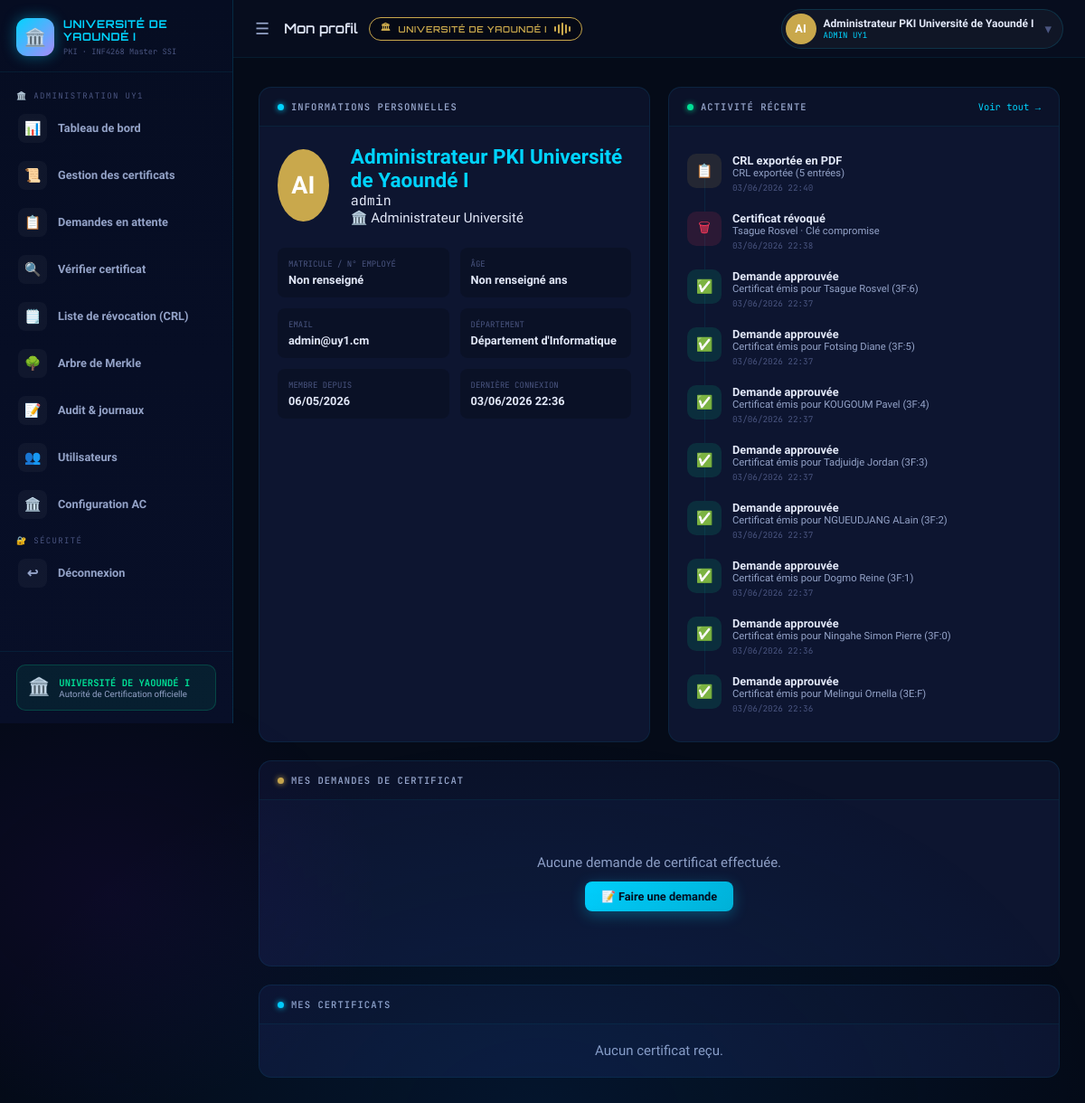
Screenshot of /profile (signed in) with the database file from the repository.
### modules/models.py (models this page shows, shortened)
class User(UserMixin, db.Model):
    __tablename__ = 'users'
    id            = db.Column(db.Integer, primary_key=True)
    username      = db.Column(db.String(64), unique=True, nullable=False)
    email         = db.Column(db.String(120), unique=True, nullable=False)
    full_name     = db.Column(db.String(128), default='')
    matricule     = db.Column(db.String(50), default='')
    age           = db.Column(db.Integer, default=0)
    department    = db.Column(db.String(128), default='')
    status_type   = db.Column(db.String(30), default='etudiant')
    password_hash = db.Column(db.String(256), nullable=False)
    role          = db.Column(db.String(20), default='user')
    avatar_color  = db.Column(db.String(20), default='#00d4ff')
    created_at    = db.Column(db.DateTime, default=datetime.utcnow)
    last_login    = db.Column(db.DateTime, nullable=True)
    certificates  = db.relationship('Certificate', backref='owner', lazy=True)
    logs          = db.relationship('AuditLog', backref='user_ref', lazy=True)
    requests      = db.relationship('CertificateRequest',
                                   foreign_keys='CertificateRequest.user_id',
                                   backref='requester', lazy=True)
    def is_admin(self):
        return self.role == 'admin'
    def display_name(self):
        return self.full_name if self.full_name else self.username
    def initials(self):
        n = self.display_name()
        parts = n.split()
        if len(parts) >= 2:
            return (parts[0][0] + parts[-1][0]).upper()
        return n[:2].upper()

class AuditLog(db.Model):
    __tablename__ = 'audit_logs'
    id         = db.Column(db.Integer, primary_key=True)
    action     = db.Column(db.String(64))
    icon       = db.Column(db.String(10), default='📋')
    color      = db.Column(db.String(20), default='#00d4ff')
    title      = db.Column(db.String(128), default='')
    details    = db.Column(db.Text, default='')
    username   = db.Column(db.String(64), default='')
    user_id    = db.Column(db.Integer, db.ForeignKey('users.id'), nullable=True)
    created_at = db.Column(db.DateTime, default=datetime.utcnow)

### app.py (the view)
@app.route('/profile')
@login_required
def profile():
    my_certs = Certificate.query.filter_by(user_id=current_user.id).order_by(Certificate.issued_at.desc()).all()
    my_requests = CertificateRequest.query.filter_by(user_id=current_user.id).order_by(CertificateRequest.created_at.desc()).all()
    my_logs  = AuditLog.query.filter_by(user_id=current_user.id).order_by(AuditLog.created_at.desc()).limit(20).all()
    return render_template('profile.html', my_certs=my_certs, my_requests=my_requests, my_logs=my_logs)

### app.py (called while the page is built)
@login_manager.user_loader
def load_user(uid):
    return db.session.get(User, int(uid))

def get_ca():
    return AuthorityCA.query.first()

def expiring_soon(days=30):
    limit = datetime.now(timezone.utc) + timedelta(days=days)
    return Certificate.query.filter(Certificate.status=='VALID', Certificate.expires_at!=None, Certificate.expires_at<=limit).count()

@app.context_processor
def inject_globals():
    ca = get_ca()
    notif_count = expiring_soon(30) if ca else 0
    pending_count = CertificateRequest.query.filter_by(status='PENDING').count() if ca and current_user.is_authenticated and current_user.is_admin() else 0
    return dict(
        ca_exists=bool(ca),
        notif_count=notif_count,
        pending_count=pending_count,
        reasons_labels=REASONS_LABELS,
        university_name="Université de Yaoundé I"
    )

### templates/profile.html (shortened to what this page needs)
{% extends "base.html" %}
{% block page_title %}Mon profil{% endblock %}
{% block content %}
<div class="grid-2">
  <div class="card">
    <div class="card-header">
      <div class="card-title">
        <span class="dot dot-cyan"></span>
        INFORMATIONS PERSONNELLES
      </div>
    </div>
    <div class="card-body">
      <div style="display: flex; align-items: center; gap: 24px; margin-bottom: 24px;">
        <div class="user-avatar" style="width: 80px; height: 80px; font-size: 1.8rem; background: {{ current_user.avatar_color }};">{{ current_user.initials() }}</div>
        <div>
          <h2 style="color: var(--cyan);">{{ current_user.full_name }}</h2>
          <p class="mono">{{ current_user.username }}</p>
          <p>{% if current_user.is_admin() %}🏛️ Administrateur Université{% else %}{{ current_user.get_status_label() }}{% endif %}</p>
        </div>
      </div>
      <div class="info-row">
        <div class="info-item">
          <div class="info-item-label">Matricule / N° Employé</div>
          <div class="info-item-value">{{ current_user.matricule or "Non renseigné" }}</div>
        </div>
        <div class="info-item">
          <div class="info-item-label">Âge</div>
          <div class="info-item-value">{{ current_user.age or "Non renseigné" }} ans</div>
        </div>
        <div class="info-item">
          <div class="info-item-label">Email</div>
          <div class="info-item-value">{{ current_user.email }}</div>
        </div>
        <div class="info-item">
          <div class="info-item-label">Département</div>
          <div class="info-item-value">{{ current_user.department or "Non renseigné" }}</div>
        </div>
        <div class="info-item">
          <div class="info-item-label">Membre depuis</div>
          <div class="info-item-value">{{ current_user.created_at.strftime('%d/%m/%Y') }}</div>
        </div>
        <div class="info-item">
          <div class="info-item-label">Dernière connexion</div>
          <div class="info-item-value">{{ current_user.last_login.strftime('%d/%m/%Y %H:%M') if current_user.last_login else 'Première connexion' }}</div>
        </div>
      </div>
    </div>
  </div>
  <div class="card">
    <div class="card-header">
      <div class="card-title">
        <span class="dot dot-green"></span>
        ACTIVITÉ RÉCENTE
      </div>
      <a href="{{ url_for('audit') }}" class="card-link">Voir tout →</a>
    </div>
    <div class="card-body">
      <div class="audit-timeline">
        {% for log in my_logs[:10] %}
        <div class="audit-item">
          <div class="audit-dot" style="background: {{ log.color }}20; color: {{ log.color }};">
            {{ log.icon }}
          </div>
          <div class="audit-content">
            <div class="audit-title">{{ log.title }}</div>
            <div class="audit-detail">{{ log.details[:60] }}{% if log.details|length > 60 %}...{% endif %}</div>
            <div class="audit-meta">{{ log.created_at.strftime('%d/%m/%Y %H:%M') }}</div>
          </div>
        </div>
        {% else %}
        <div class="audit-item">
          <div class="audit-dot">📝</div>
          <div class="audit-content">Aucune activité récente.</div>
        </div>
        {% endfor %}
      </div>
    </div>
  </div>
</div>
<div class="card">
  <div class="card-header">
    <div class="card-title">
      <span class="dot dot-gold"></span>
      MES DEMANDES DE CERTIFICAT
    </div>
  </div>
  <div class="card-body">
    {% if my_requests %}
    <div class="table-wrap">
      <table>
        <thead>
          <tr><th>N° Demande</th><th>Date</th><th>Statut</th><th>Résultat</th></tr>
        </thead>
        <tbody>
          {% for req in my_requests %}
          <tr>
            <td class="mono">{{ req.request_number }}</td>
            <td>{{ req.created_at.strftime('%d/%m/%Y') }}</td>
            <td>{% set badge = req.get_status_badge() %}<span class="badge {{ badge[1] }}">{{ badge[0] }}</span></td>
            <td>
              {% if req.status == 'APPROVED' %}
              ✅ Certificat délivré
              {% elif req.status == 'REJECTED' %}
              ❌ {{ req.reject_reason[:50] }}
              {% else %}
              ⏳ En cours de traitement
              {% endif %}
            </td>
          </tr>
          {% endfor %}
        </tbody>
      </table>
    </div>
    {% else %}
    <div class="empty-state" style="text-align: center; padding: 40px;">
      <p style="color: var(--text2);">Aucune demande de certificat effectuée.</p>
      <a href="{{ url_for('request_certificate') }}" class="btn btn-cyan" style="margin-top: 12px;">📝 Faire une demande</a>
    </div>
    {% endif %}
  </div>
</div>
<div class="card">
  <div class="card-header">
    <div class="card-title">
      <span class="dot dot-cyan"></span>
      MES CERTIFICATS
    </div>
  </div>
  <div class="card-body">
    {% if my_certs %}
    <div class="table-wrap">
      <table>
        <thead>
          <tr><th>Certificat</th><th>Série</th><th>Expiration</th><th>Statut</th><th></th></tr>
        </thead>
        <tbody>
          {% for cert in my_certs %}
          <tr>
            <td><strong>{{ cert.common_name }}</strong></td>
            <td class="mono">{{ cert.serial_hex }}</td>
            <td>{% if cert.days_until_expiry() < 30 %}<span class="text-gold">⚠️ {% endif %}{{ cert.expires_at.strftime('%d/%m/%Y') if cert.expires_at else '-' }}{% if cert.days_until_expiry() < 30 %}</span>{% endif %}</td>
            <td>{% set badge = cert.status_badge() %}<span class="badge {{ badge[1] }}">{{ badge[0] }}</span></td>
            <td><a href="{{ url_for('download_cert', cert_id=cert.id) }}" class="btn btn-outline btn-sm">⬇️</a></td>
          </tr>
          {% endfor %}
        </tbody>
      </table>
    </div>
    {% else %}
    <p style="color: var(--text2); text-align: center;">Aucun certificat reçu.</p>
    {% endif %}
  </div>
</div>
{% endblock %}

### templates/base.html (shortened to what this page needs)
<!DOCTYPE html>
<html lang="fr">
<head>
  <link rel="stylesheet" href="{{ url_for('static', filename='css/style.css') }}">
</head>
<body>
{% if current_user.is_authenticated %}
<aside class="sidebar" id="sidebar">
  <div class="sidebar-logo">
    <div class="sidebar-logo-icon">🏛️</div>
    <div class="sidebar-logo-text">
      <h2>UNIVERSITÉ DE YAOUNDÉ I</h2>
      <p>PKI · INF4268 Master SSI</p>
    </div>
  </div>
  <nav class="sidebar-nav">
    {% if current_user.is_admin() %}
      <div class="nav-section">🏛️ Administration UY1</div>
      <a href="{{ url_for('dashboard_admin') }}" class="nav-link {% if request.endpoint=='dashboard_admin' %}active{% endif %}">
        <div class="nav-icon">📊</div> <span>Tableau de bord</span>
      </a>
      <a href="{{ url_for('certificates') }}" class="nav-link {% if request.endpoint=='certificates' %}active{% endif %}">
        <div class="nav-icon">📜</div> <span>Gestion des certificats</span>
      </a>
      <a href="{{ url_for('pending_requests') }}" class="nav-link {% if request.endpoint=='pending_requests' %}active{% endif %}">
        <div class="nav-icon">📋</div> <span>Demandes en attente</span>
      </a>
      <a href="{{ url_for('verify') }}" class="nav-link {% if request.endpoint=='verify' %}active{% endif %}">
        <div class="nav-icon">🔍</div> <span>Vérifier certificat</span>
      </a>
      <a href="{{ url_for('view_crl') }}" class="nav-link {% if request.endpoint=='view_crl' %}active{% endif %}">
        <div class="nav-icon">🗒️</div> <span>Liste de révocation (CRL)</span>
      </a>
      <a href="{{ url_for('merkle_dashboard') }}" class="nav-link {% if request.endpoint=='merkle_dashboard' %}active{% endif %}">
        <div class="nav-icon">🌳</div> <span>Arbre de Merkle</span>
      </a>
      <a href="{{ url_for('audit') }}" class="nav-link {% if request.endpoint=='audit' %}active{% endif %}">
        <div class="nav-icon">📝</div> <span>Audit & journaux</span>
      </a>
      <a href="{{ url_for('users') }}" class="nav-link {% if request.endpoint=='users' %}active{% endif %}">
        <div class="nav-icon">👥</div> <span>Utilisateurs</span>
      </a>
      <a href="{{ url_for('admin_ca') }}" class="nav-link {% if request.endpoint=='admin_ca' %}active{% endif %}">
        <div class="nav-icon">🏛️</div> <span>Configuration AC</span>
      </a>
    {% endif %}
    <div class="nav-section">🔐 Sécurité</div>
    <a href="{{ url_for('logout') }}" class="nav-link">
      <div class="nav-icon">↩</div> <span>Déconnexion</span>
    </a>
  </nav>
  <div class="sidebar-footer">
    <div class="sidebar-status">
      <div class="status-icon">🏛️</div>
      <div>
        <div class="status-title">UNIVERSITÉ DE YAOUNDÉ I</div>
        <div class="status-desc">Autorité de Certification officielle</div>
      </div>
    </div>
  </div>
</aside>
<div class="topbar" id="topbar">
  <button class="topbar-menu-btn" id="menuBtn" onclick="toggleSidebar()">☰</button>
  <div class="topbar-title">
    {% block page_title %}PKI Université de Yaoundé I{% endblock %}
    {% if ca_exists %}
    <div class="topbar-ca-badge">
      🏛 <span class="topbar-ca-text">UNIVERSITÉ DE YAOUNDÉ I</span>
      <div class="wave">
        <span></span><span></span><span></span><span></span><span></span>
      </div>
    </div>
    {% endif %}
  </div>
  <div class="topbar-actions">
    <a href="{{ url_for('profile') }}" class="user-pill">
      <div class="user-avatar" style="background:{{ current_user.avatar_color }};">
        {{ current_user.initials() }}
      </div>
      <div class="user-pill-info">
        <div class="user-name">{{ current_user.display_name() }}</div>
        <div class="user-role">{% if current_user.is_admin() %}ADMIN UY1{% else %}{{ current_user.get_status_label() }}{% endif %}</div>
      </div>
      <span style="color:var(--muted);margin-left:4px;">▾</span>
    </a>
  </div>
</div>
<div class="main-wrapper" id="mainWrapper">
  <div class="flash-zone">
  </div>
  <div class="page-content">
    {% block content %}{% endblock %}
  </div>
</div>
{% endif %}
</body>
</html>

### rows the page displays
User: initials "AI", display_name "Administrateur PKI Université de Yaoundé I", full_name "Administrateur PKI Université de Yaoundé I", username "admin", matricule "Non renseigné", age "Non renseigné", email "admin@uy1.cm", department "Département d'Informatique", created_at "06/05/2026", last_login "03/06/2026 22:36"
AuditLog: icon "📋", title "CRL exportée en PDF", details "CRL exportée (5 entrées)", created_at "03/06/2026 22:40"
AuditLog: icon "🗑", title "Certificat révoqué", details "Tsague Rosvel · Clé compromise", created_at "03/06/2026 22:38"
AuditLog: icon "✅", title "Demande approuvée", details "Certificat émis pour Tsague Rosvel (3F:6)", created_at "03/06/2026 22:37"
AuditLog: icon "✅", title "Demande approuvée", details "Certificat émis pour Fotsing Diane (3F:5)", created_at "03/06/2026 22:37"
AuditLog: icon "✅", title "Demande approuvée", details "Certificat émis pour KOUGOUM Pavel (3F:4)", created_at "03/06/2026 22:37"
AuditLog: icon "✅", title "Demande approuvée", details "Certificat émis pour Tadjuidje Jordan (3F:3)", created_at "03/06/2026 22:37"
AuditLog: icon "✅", title "Demande approuvée", details "Certificat émis pour NGUEUDJANG ALain (3F:2)", created_at "03/06/2026 22:37"
AuditLog: icon "✅", title "Demande approuvée", details "Certificat émis pour Dogmo Reine (3F:1)", created_at "03/06/2026 22:37"
AuditLog: icon "✅", title "Demande approuvée", details "Certificat émis pour Ningahe Simon Pierre (3F:0)", created_at "03/06/2026 22:36"
AuditLog: icon "✅", title "Demande approuvée", details "Certificat émis pour Melingui Ornella (3E:F)", created_at "03/06/2026 22:36"
